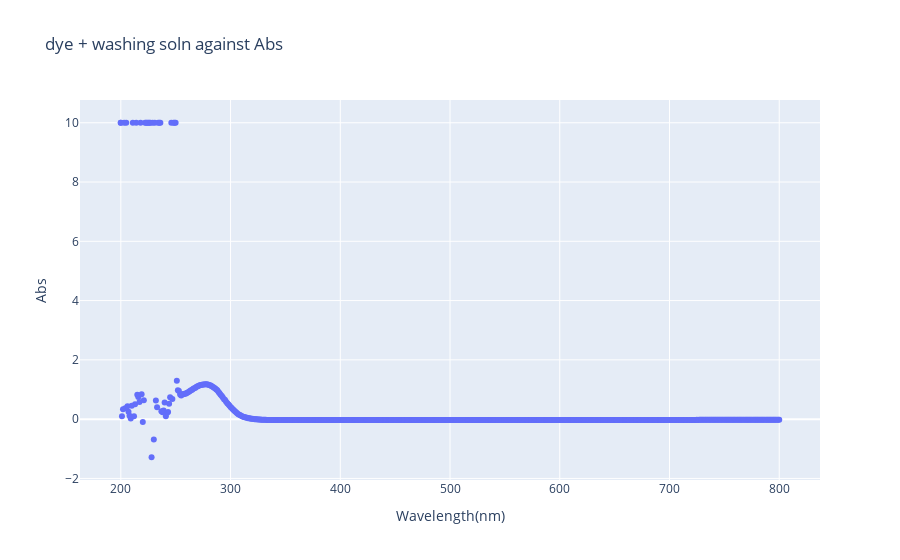

Notebook code cell kept with this figure:
### Code cell
fig=px.scatter(df1, x='Wavelength(nm)', y='Abs', title='dye + washing soln against Abs')  
fig.show()
fig.write_html('dye + washing soln against Abs.html', auto_open=True)
#Line graph showing the wavelength plotted against Abs

### Figure 1 — Plotly figure (JSON) as saved in the notebook; plotly's stock layout.template omitted (floating-point values rounded to 4 significant figures; data arrays with more than 128 entries replaced by an {"elided": "..."} marker saying what was removed)
{"data": [{"hovertemplate": "Wavelength(nm)=%{x}<br>Abs=%{y}<extra></extra>", "legendgroup": "", "marker": {"color": "#636efa", "symbol": "circle"}, "mode": "markers", "name": "", "orientation": "v", "showlegend": false, "type": "scatter", "x": {"elided": "602 float values"}, "xaxis": "x", "y": {"elided": "602 float values"}, "yaxis": "y"}], "layout": {"legend": {"tracegroupgap": 0}, "title": {"text": "dye + washing soln against Abs"}, "xaxis": {"anchor": "y", "domain": [0, 1], "title": {"text": "Wavelength(nm)"}}, "yaxis": {"anchor": "x", "domain": [0, 1], "title": {"text": "Abs"}}}}
